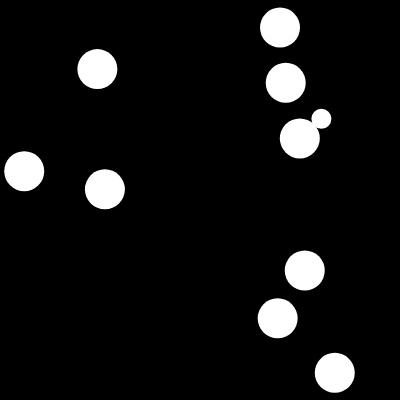
Frame 1 (no input)
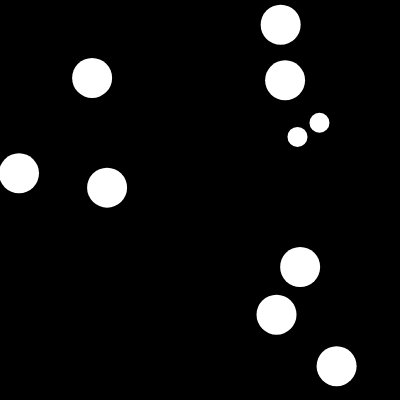
Frame 60 (no input)
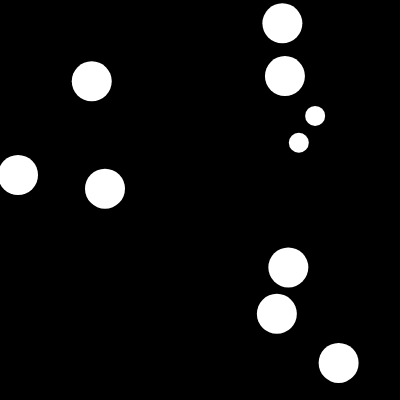
Frame 120 (the mouse pressed at the canvas centre since frame 60)

The p5.js sketch that drew these frames (run headless with seeded random() and noise() and a simulated clock; from frame 60 on, the mouse is pressed at the canvas centre):

// p5.js sketch
// ── sketch.js
let balls = [];

function setup() {
  createCanvas(400, 400);

  for (let i = 0; i < 10; i++) {
    balls[i] = new Ball(random(width), random(height), 40);
  }
}


function draw() {
  background(0);
  for (let i = 0; i < balls.length; i++) {
    balls[i].show();
    balls[i].move();
    for (let j = 0; j < balls.length; j++) {
      if (j != i && balls[j].intersects_1(balls[i])) {
        balls[j].change_1();
        balls[i].change_1();
      }
    }
  }
}



class Ball {
  constructor(x, y, r) {
    this.x = x;
    this.y = y;
    this.r = r;
  }
    
  show() {
    fill(255);
    noStroke();
    ellipse(this.x, this.y, this.r, this.r);
  }

  move() {
    this.x = this.x + random(-1, 1);
    this.y = this.y + random(-1, 1);
  }

  intersects_1(other) {
    let d = dist(this.x, this.y, other.x, other.y);
    if (d <= 40) {
      return true;
    } else {
      return false;
    }
  }

  change_1() {
    this.r = 20;
  }
}
